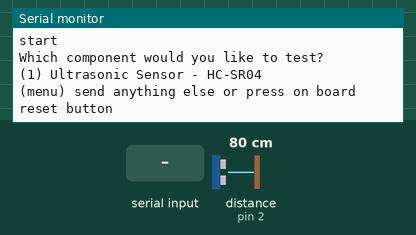
A sketch run on a simulated Teensy 3. Shown: the last lines printed to the serial monitor. The inputs (shaded band) are chosen by the test bench; at power-on: distance to the obstacle (sensor on pin 2) 80 cm. The echo pulse lasts 58.3 µs per cm.

Above: at 0.8 s.
0.9 s: "1" received over Serial
At 1.4 s:
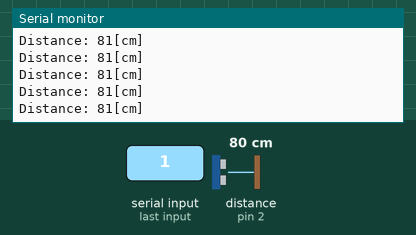
2.4 s: distance to the obstacle (sensor on pin 2) set to 2 cm
At 2.9 s:
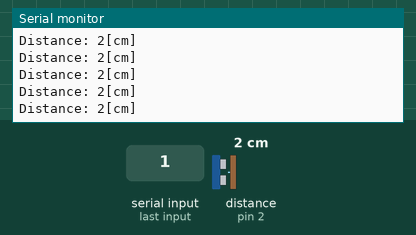
3.9 s: distance to the obstacle (sensor on pin 2) set to 35 cm
At 12.2 s:
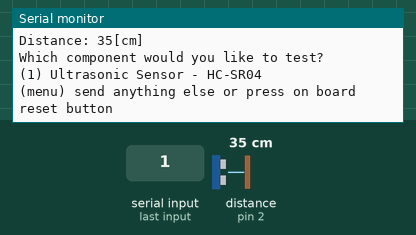
Timing chart, 0 to 12.9 s (numbered marks = the images above; inputs shaded):
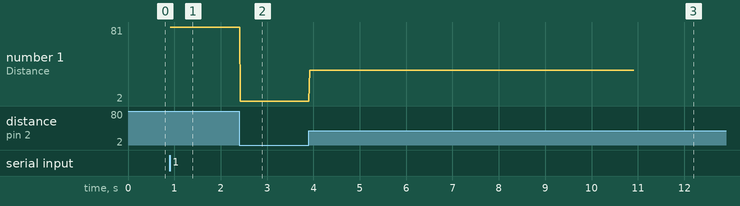

Measured:
- after the input at 0.9 s, the serial monitor: prints a new line at once (image 1)
- after the input at 2.4 s, the serial monitor: prints a new line at once (image 2)
- after the input at 3.9 s, the serial monitor: prints a new line at once (image 3)
- plotted number 1: 81 → 2 after the input at 2.4 s, 2 → 35 after the input at 3.9 s

The sketch:

Firmware.ino
```cpp
// Include Libraries
#include "Arduino.h"
#include "NewPing.h"


// Pin Definitions
#define HCSR04_PIN_TRIG	3
#define HCSR04_PIN_ECHO	2


// Global variables and defines

// object initialization
NewPing hcsr04(HCSR04_PIN_TRIG,HCSR04_PIN_ECHO);


// define vars for testing menu
const int timeout = 10000;       //define timeout of 10 sec
char menuOption = 0;
long time0;

// Setup the essentials for your circuit to work. It runs first every time your circuit is powered with electricity.
void setup()
{
    // Setup Serial which is useful for debugging
    // Use the Serial Monitor to view printed messages
    Serial.begin(9600);
    while (!Serial) ; // wait for serial port to connect. Needed for native USB
    Serial.println("start");


    menuOption = menu();

}

// Main logic of your circuit. It defines the interaction between the components you selected. After setup, it runs over and over again, in an eternal loop.
void loop()
{


    if(menuOption == '1') {
    // Ultrasonic Sensor - HC-SR04 - Test Code
    // Read distance measurment from UltraSonic sensor
    int hcsr04Dist = hcsr04.ping_cm();
    delay(10);
    Serial.print(F("Distance: ")); Serial.print(hcsr04Dist); Serial.println(F("[cm]"));

    }

    if (millis() - time0 > timeout)
    {
        menuOption = menu();
    }

}


// Menu function for selecting the components to be tested
// Follow serial monitor for instrcutions
char menu()
{

    Serial.println(F("\nWhich component would you like to test?"));
    Serial.println(F("(1) Ultrasonic Sensor - HC-SR04"));
    Serial.println(F("(menu) send anything else or press on board reset button\n"));
    while (!Serial.available());

    // Read data from serial monitor if received
    while (Serial.available())
    {
        char c = Serial.read();
        if (isAlphaNumeric(c))
        {

            if(c == '1')
    			Serial.println(F("Now Testing Ultrasonic Sensor - HC-SR04"));
            else
            {
                Serial.println(F("illegal input!"));
                return 0;
            }
            time0 = millis();
            return c;
        }
    }
}

/*******************************************************

*    Circuito.io is an automatic generator of schematics and code for off
*    the shelf hardware combinations.

*    Copyright (C) 2016 Roboplan Technologies Ltd.

*    This program is free software: you can redistribute it and/or modify
*    it under the terms of the GNU General Public License as published by
*    the Free Software Foundation, either version 3 of the License, or
*    (at your option) any later version.

*    This program is distributed in the hope that it will be useful,
*    but WITHOUT ANY WARRANTY; without even the implied warranty of
*    MERCHANTABILITY or FITNESS FOR A PARTICULAR PURPOSE.  See the
*    GNU General Public License for more details.

*    You should have received a copy of the GNU General Public License
*    along with this program.  If not, see <http://www.gnu.org/licenses/>.

*    In addition, and without limitation, to the disclaimers of warranties
*    stated above and in the GNU General Public License version 3 (or any
*    later version), Roboplan Technologies Ltd. ("Roboplan") offers this
*    program subject to the following warranty disclaimers and by using
*    this program you acknowledge and agree to the following:
*    THIS PROGRAM IS PROVIDED ON AN "AS IS" AND "AS AVAILABLE" BASIS, AND
*    WITHOUT WARRANTIES OF ANY KIND EITHER EXPRESS OR IMPLIED.  ROBOPLAN
*    HEREBY DISCLAIMS ALL WARRANTIES, EXPRESS OR IMPLIED, INCLUDING BUT
*    NOT LIMITED TO IMPLIED WARRANTIES OF MERCHANTABILITY, TITLE, FITNESS
*    FOR A PARTICULAR PURPOSE, NON-INFRINGEMENT, AND THOSE ARISING BY
*    STATUTE OR FROM A COURSE OF DEALING OR USAGE OF TRADE.
*    YOUR RELIANCE ON, OR USE OF THIS PROGRAM IS AT YOUR SOLE RISK.
*    ROBOPLAN DOES NOT GUARANTEE THAT THE PROGRAM WILL BE FREE OF, OR NOT
*    SUSCEPTIBLE TO, BUGS, SECURITY BREACHES, OR VIRUSES. ROBOPLAN DOES
*    NOT WARRANT THAT YOUR USE OF THE PROGRAM, INCLUDING PURSUANT TO
*    SCHEMATICS, INSTRUCTIONS OR RECOMMENDATIONS OF ROBOPLAN, WILL BE SAFE
*    FOR PERSONAL USE OR FOR PRODUCTION OR COMMERCIAL USE, WILL NOT
*    VIOLATE ANY THIRD PARTY RIGHTS, WILL PROVIDE THE INTENDED OR DESIRED
*    RESULTS, OR OPERATE AS YOU INTENDED OR AS MAY BE INDICATED BY ROBOPLAN.
*    YOU HEREBY WAIVE, AGREE NOT TO ASSERT AGAINST, AND RELEASE ROBOPLAN,
*    ITS LICENSORS AND AFFILIATES FROM, ANY CLAIMS IN CONNECTION WITH ANY OF
*    THE ABOVE.
********************************************************/
```
